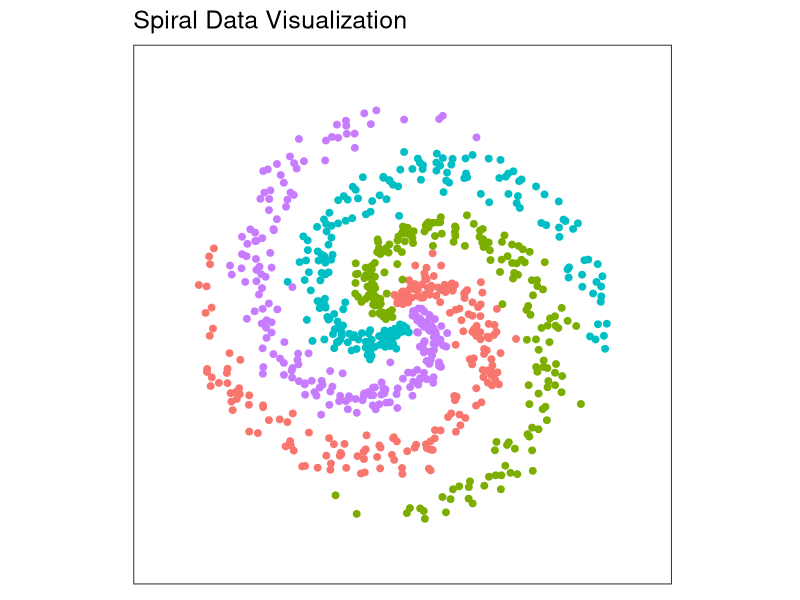
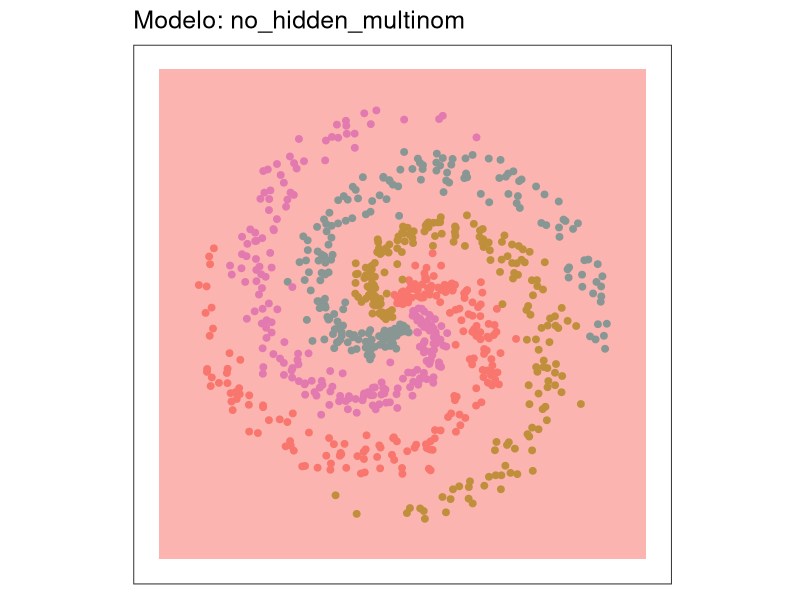
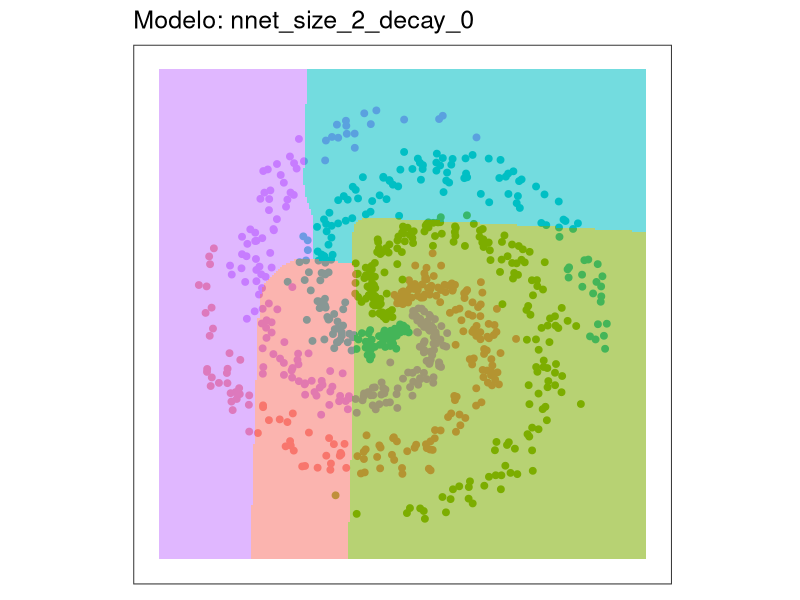
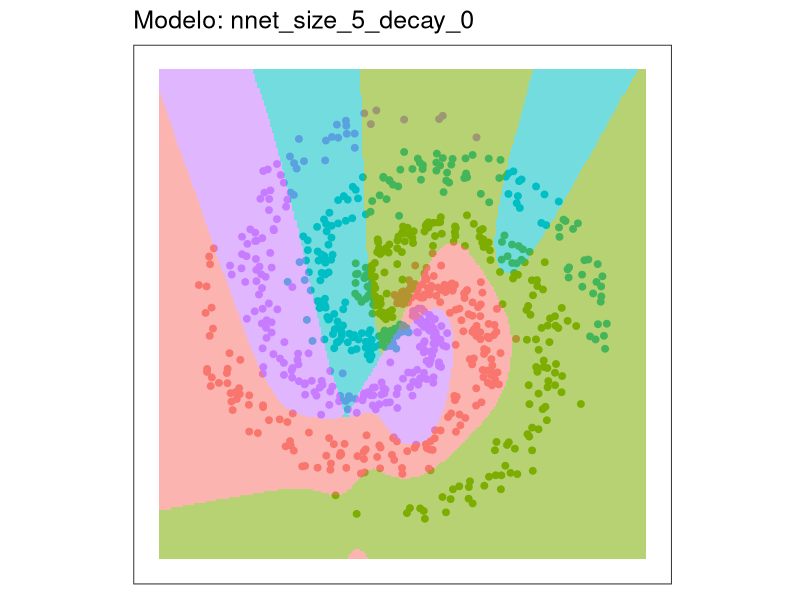
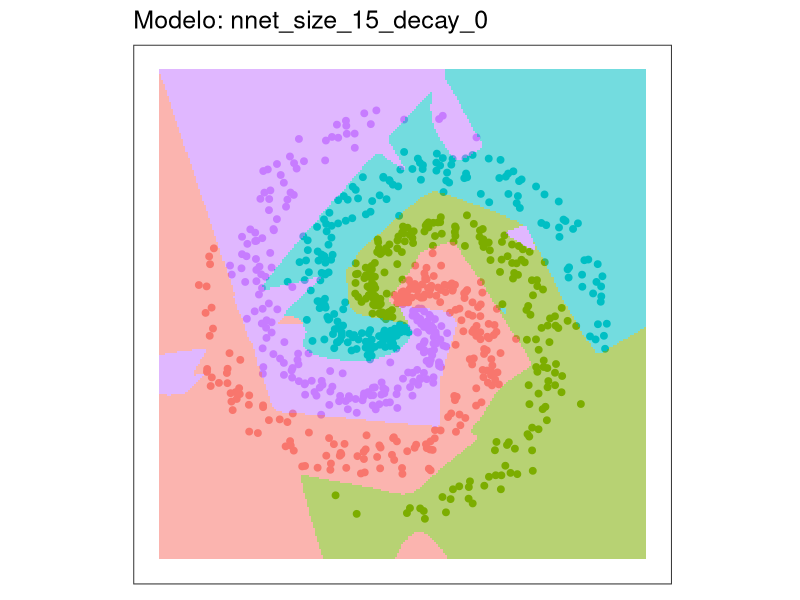
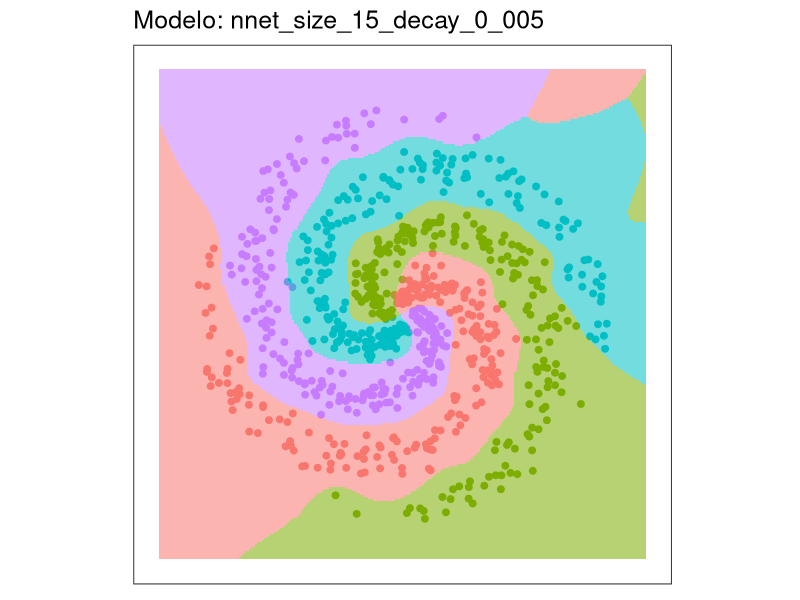
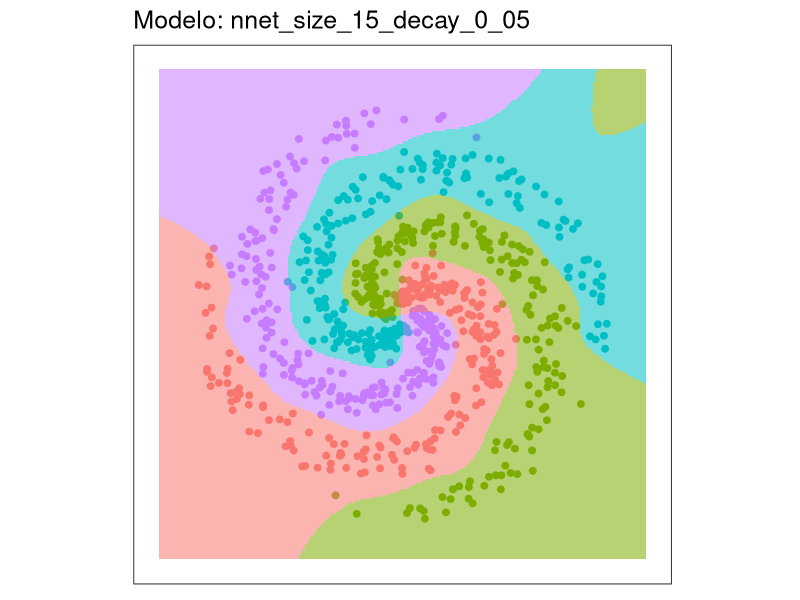
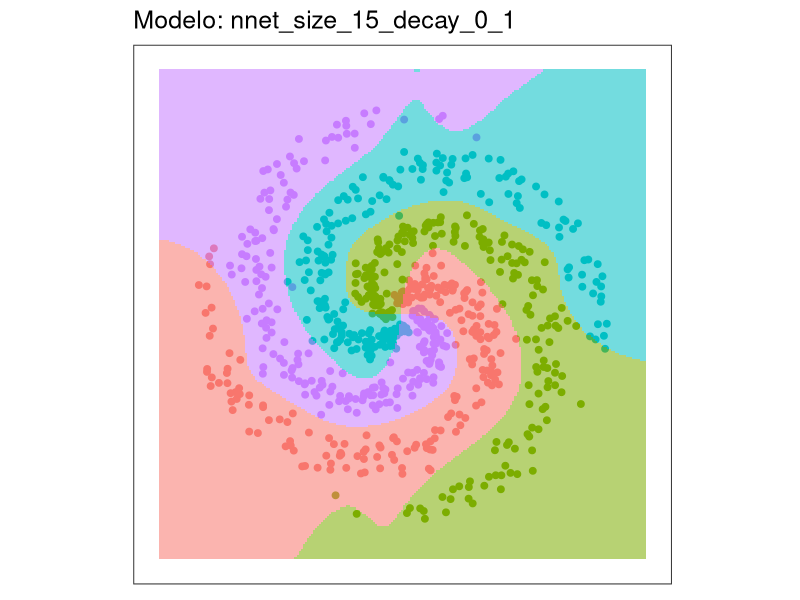

These figures' R source, in order:
library(magrittr)
library(ggplot2)
library(nnet)

N <- 200 # Point by class
D <- 2 # Dimensionality
K <- 4 # Class numbers
X <- data.frame() # Data matrix
y <- data.frame() # Class Labels

set.seed(308)

for (j in (1:K)) {
  r <- seq(0.05, 1, length.out = N)
  t <- seq((j - 1) * 4.7, j * 4.7, length.out = N) + rnorm(N, sd = 0.3) # theta
  Xtemp <- data.frame(x1 = r * sin(t), x2 = r * cos(t))
  ytemp <- data.frame(matrix(j, N, 1))
  X <- rbind(X, Xtemp)
  y <- rbind(y, ytemp)
}
data <- cbind(X, y)
colnames(data) <- c(colnames(X), 'label')

x1_min <- min(X[, 1]) - 0.2
x1_max <- max(X[, 1]) + 0.2
x2_min <- min(X[, 2]) - 0.2
x2_max <- max(X[, 2]) + 0.2

# Spiral Graph
puntos <-
  ggplot() +
  geom_point(
    data = data,
    aes(x = x1, y = x2, color = as.character(label)),
    size = 2
  ) +
  theme_bw(base_size = 15) +
  xlim(x1_min, x2_max) +
  ylim(x2_min, x2_max) +
  ggtitle('Spiral Data Visualization') +
  coord_fixed(ratio = 1) +
  theme(
    axis.ticks = element_blank(),
    panel.grid.major = element_blank(),
    panel.grid.minor = element_blank(),
    axis.text = element_blank(),
    axis.title = element_blank(),
    legend.position = 'none'
  )

puntos


hs <- 0.01
grid <- as.matrix(expand.grid(
  x1 = seq(x1_min, x1_max, by = hs),
  x2 = seq(x2_min, x2_max, by = hs)
))

# Use when Neural networks it's ready
#puntos +
#  geom_tile(aes(
#    x = grid[, 1],
#    y = grid[, 2],
#    fill = 'red',
#    alpha = 0.3
#  ))

# One-hot encoding (Y matrix)
# https://r-universe.dev/manuals/nnet.html
# Generates Class Indicator Matrix from a Factor
# class.ind(cl)
# It created de Y matrix, where each 1 in a cell
# represents the respecctive class
Y <- class.ind(data$label)
colnames(Y) <- paste0('C', 1:ncol(Y))

# X matrix, basen in out dataset
# In summary it's just selecting out dataset
# without contemplating label column
Xmat <- as.matrix(data[, c("x1", "x2")])

# Third section, training models
set.seed(123)

# Initialize list to compare results later
models <- list()
results <- list()

# 3a no hidden layers
m0 <- multinom(label ~ x1 + x2, data = data, trace = FALSE, maxit = 1000)
models[["no_hidden_multinom"]] <- m0

# 3b (2, 5, 15) hidden layers
sizes <- c(2, 5, 15)
for (s in sizes) {
  name <- paste0("nnet_size_", s, "_decay_0")
  m <- nnet(
    Xmat,
    Y,
    size = s,
    softmax = TRUE,
    maxit = 1000,
    decay = 0,
    trace = FALSE
  )
  models[[name]] <- m
}

# 3c 15 n in hidden layer and decay paramaters
decays <- c(0.005, 0.05, 0.1, 0.5, 1)
for (d in decays) {
  name <- paste0("nnet_size_15_decay_", gsub("\\.", "_", as.character(d)))
  m <- nnet(
    Xmat,
    Y,
    size = 15,
    softmax = TRUE,
    maxit = 1000,
    decay = d,
    trace = FALSE
  )
  models[[name]] <- m
}

# 4

# Predicción y visualización para cada modelo
for (nm in names(models)) {
  model <- models[[nm]]

  # Calcular predicciones (SOFTMAX: matriz de probabilidades)
  if (inherits(model, "nnet")) {
    # nnet devuelve matriz si softmax = TRUE
    pred_probs <- predict(model, grid)
  } else if (inherits(model, "multinom")) {
    # multinom requiere type = "prob"
    pred_probs <- predict(model, newdata = as.data.frame(grid), type = "prob")
  } else {
    stop("Modelo no reconocido: ", nm)
  }

  # Convertir a matriz si es vector o data.frame
  pred_probs <- as.matrix(pred_probs)

  # Asegurar que tiene dimensiones válidas
  if (is.null(dim(pred_probs))) {
    stop(paste(
      "El modelo",
      nm,
      "no devolvió probabilidades con dimensiones válidas."
    ))
  }

  # Calcular clases (softmax: clase de mayor probabilidad)
  classes <- as.factor(apply(pred_probs, 1, which.max))

  # Graficar (superponer las clases sobre los puntos originales)
  cat("\nMostrando modelo:", nm, "\n")
  print(
    puntos +
      geom_tile(
        aes_string(
          x = "grid[,1]",
          y = "grid[,2]",
          fill = "classes",
          alpha = 0.3
        ),
        show.legend = FALSE
      ) +
      ggtitle(paste("Modelo:", nm))
  )
}
